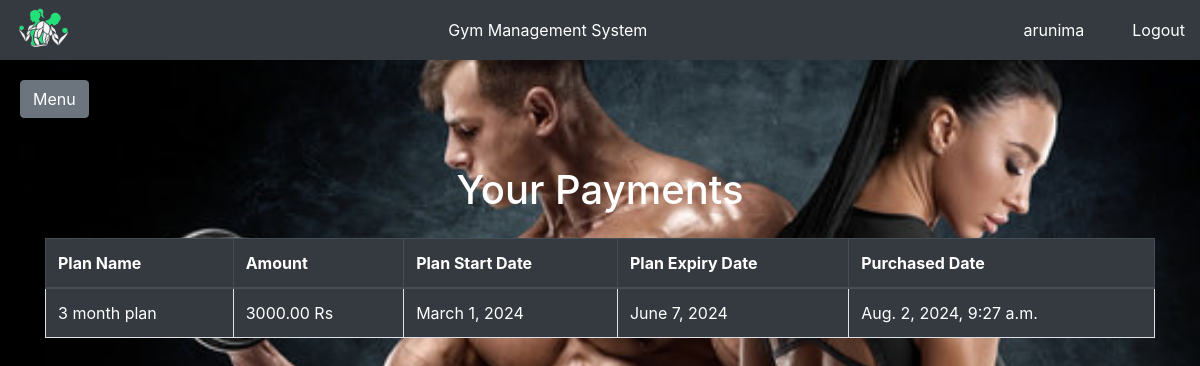
/payment_list/ (signed in), run on an earlier commit of the app's database.
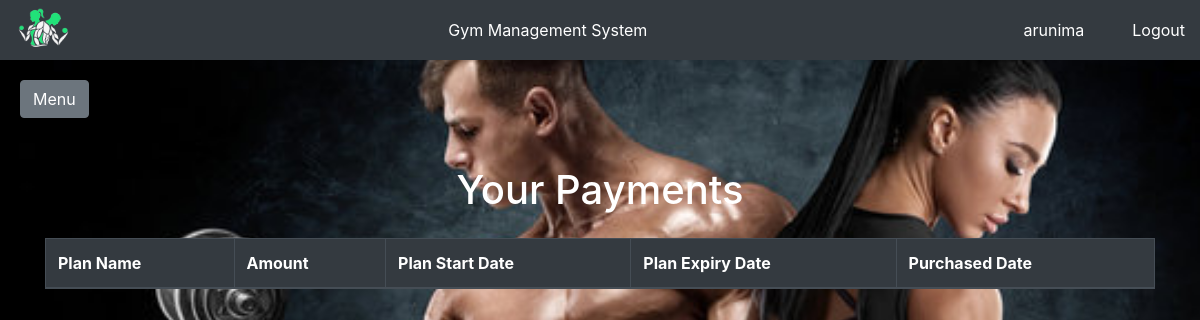
And on a later commit of the database.
### memberships/models.py (models this page shows, shortened)
class Payment(models.Model):
    user = models.ForeignKey(User, on_delete=models.CASCADE)
    plan = models.ForeignKey(Plan, on_delete=models.CASCADE)
    amount = models.DecimalField(max_digits=10, decimal_places=2)
    payment_date = models.DateTimeField(auto_now_add=True)
    start_date = models.DateField()
    expiry_date = models.DateField()

class Plan(models.Model):
    name = models.CharField(max_length=100)
    description = models.TextField()
    price = models.DecimalField(max_digits=10, decimal_places=2)
    duration = models.IntegerField(help_text="Duration in months")

### memberships/views.py (the view)
# urls.py: path('payment_list/', views.payment_list, name='payment_list'),
@login_required
def payment_list(request):
    payments = Payment.objects.filter(user=request.user)
    return render(request, 'memberships/payment_list.html', {'payments': payments})

### main/templates/memberships/payment_list.html
{% extends "base.html" %}
{% block content %}
<div class="container mt-5">
    <h1 class="text-center mb-4 text-white">Your Payments</h1>
    <table class="table table-bordered table-hover">
        <thead class="thead-dark">
            <tr>
                <th>Plan Name</th>
                <th>Amount</th>
                <th>Plan Start Date</th>
                <th>Plan Expiry Date</th>
                <th>Purchased Date</th>
            </tr>
        </thead>
        <tbody>
            {% for payment in payments %}
            <tr class="text-white bg-dark">
                <td>{{ payment.plan.name }}</td>
                <td>{{ payment.amount }} Rs</td>
                <td>{{ payment.start_date }}</td>
                <td>{{ payment.expiry_date }}</td>
                <td>{{ payment.payment_date }}</td>
            </tr>
            {% endfor %}
        </tbody>
    </table>
</div>
{% endblock %}

What changed in the data, as far as the page shows it:
removed Payment: plan.name "3 month plan", amount "3000.00", start_date "March 1, 2024", expiry_date "June 7, 2024", payment_date "Aug. 2, 2024, 9:27 a.m."
